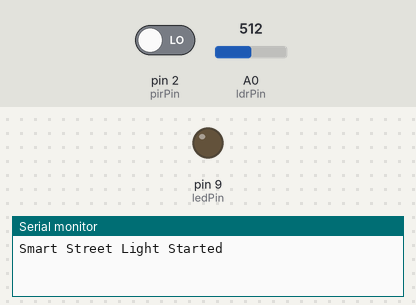
The sketch below on a simulated Arduino Uno, built with avr-gcc and run on an emulated ATmega328P. Parts: output pins drawn as LEDs (lit = HIGH), the last lines printed to the serial monitor. The inputs (shaded band) are chosen by the test bench; at power-on: A0 (ldrPin) = 512, pin 2 (pirPin) LOW.

Above: at 1.2 s.
1.3 s: A0 (ldrPin) set to 485
At 2.0 s:
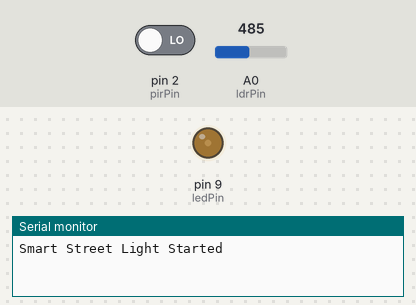
2.8 s: pin 2 (pirPin) driven HIGH
At 3.1 s:
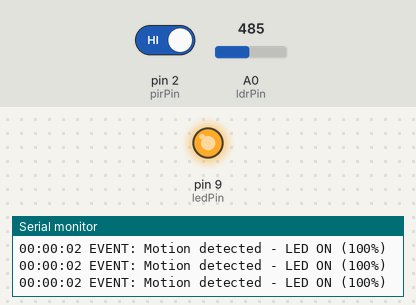
4.3 s: A0 (ldrPin) set to 510
At 4.7 s:
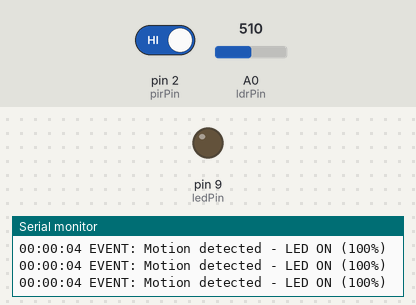
Timing chart, 0 to 7.3 s (numbered marks = the images above; inputs shaded):
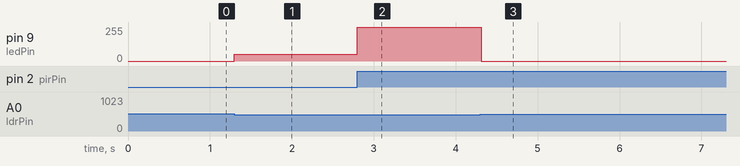

Measured:
- the behaviour switches between 501 and 500 on A0 (ldrPin) (found by bisection; images 0 and 1)
- after the input at 1.3 s, pin 9 (ledPin): 0/255 → 51/255 at once
- after the input at 2.8 s, pin 9 (ledPin): 51/255 → 255/255 at once
- after the input at 4.3 s, pin 9 (ledPin): 255/255 → 0/255 at once

The sketch:

smart_street_light.ino
```cpp
const int ldrPin = A0;
const int pirPin = 2;
const int ledPin = 9;

const int lightThreshold = 500;   // Adjust if required

bool motionActive = false;
unsigned long motionTime = 0;
unsigned long previousLog = 0;

void setup() {
  Serial.begin(9600);

  pinMode(pirPin, INPUT);
  pinMode(ledPin, OUTPUT);

  Serial.println("Smart Street Light Started");
}

void loop() {

  int lightValue = analogRead(ldrPin);
  int motion = digitalRead(pirPin);

  unsigned long currentTime = millis();

  // Daytime
  if (lightValue > lightThreshold) {

    analogWrite(ledPin, 0);

    if (currentTime - previousLog >= 5000) {
      previousLog = currentTime;
      printTime();
      Serial.println("EVENT: Daylight detected - LED OFF");
    }

    motionActive = false;
  }

  // Night
  else {

    if (motion == HIGH) {

      motionActive = true;
      motionTime = currentTime;

      analogWrite(ledPin, 255);

      printTime();
      Serial.println("EVENT: Motion detected - LED ON (100%)");
    }

    else {

      if (motionActive && currentTime - motionTime < 30000) {

        analogWrite(ledPin, 255);
      }

      else {

        motionActive = false;

        analogWrite(ledPin, 51);

        if (currentTime - previousLog >= 5000) {

          previousLog = currentTime;

          printTime();
          Serial.println("EVENT: No motion - LED DIM (20%)");
        }
      }
    }
  }
}

// Prints time as HH:MM:SS
void printTime() {

  unsigned long totalSeconds = millis() / 1000;

  int hours = totalSeconds / 3600;
  int minutes = (totalSeconds % 3600) / 60;
  int seconds = totalSeconds % 60;

  if (hours < 10) Serial.print("0");
  Serial.print(hours);
  Serial.print(":");

  if (minutes < 10) Serial.print("0");
  Serial.print(minutes);
  Serial.print(":");

  if (seconds < 10) Serial.print("0");
  Serial.print(seconds);

  Serial.print(" ");
}
```
